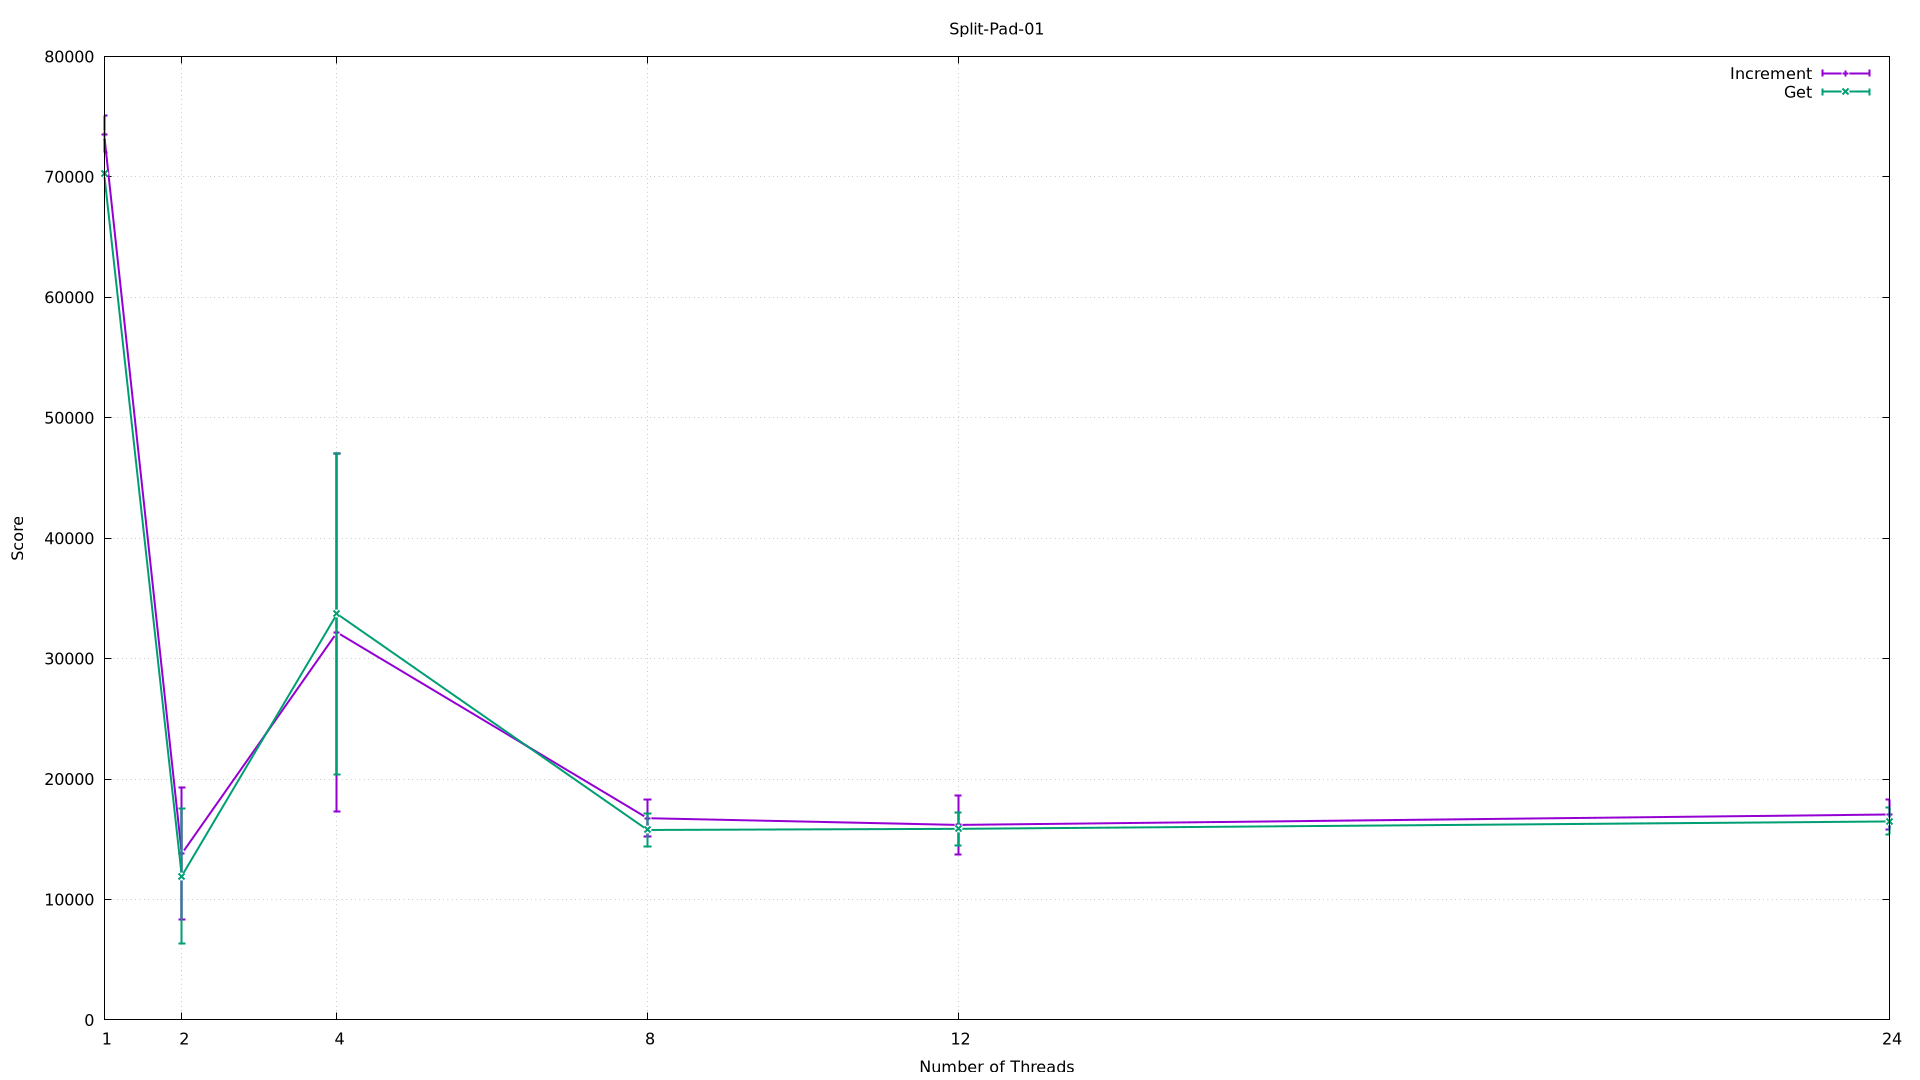

Write gnuplot code to recreate this figure.
set terminal pngcairo size 1920,1080
set output 'Split-Pad-01.png'
set title 'Split-Pad-01'
set xlabel 'Number of Threads'
set xtics (1, 2, 4, 8, 12, 24)
set ylabel 'Score'
set yrange [0:*]
set grid
plot 'Split-Pad-01.dat' index 0 title 'Increment' with yerrorlines linewidth 2, \
     'Split-Pad-01.dat' index 1 title 'Get' with yerrorlines linewidth 2
